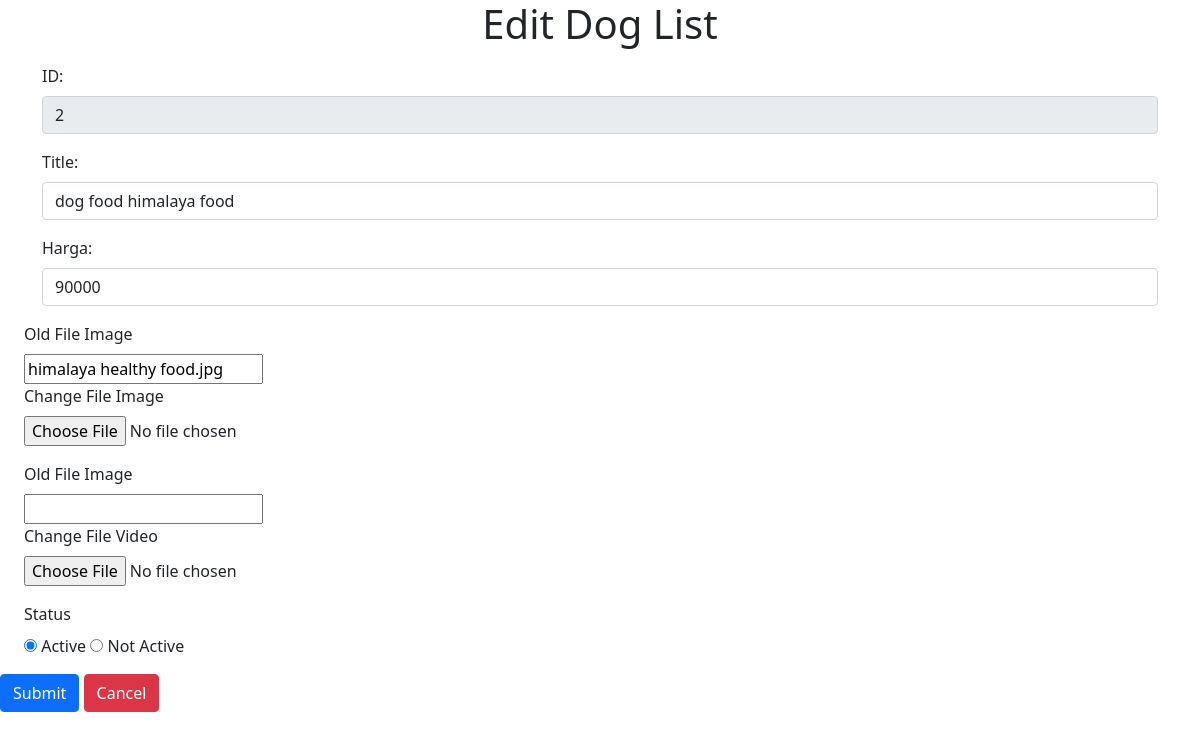
Page /edit_dog_list.php?id=2 on the committed database.
### tables this page shows
CREATE TABLE `tb_dog` (
  `id` int(4) NOT NULL,
  `title` varchar(80) DEFAULT NULL,
  `harga` float DEFAULT NULL,
  `file_image` varchar(80) DEFAULT NULL,
  `file_video` varchar(80) DEFAULT NULL,
  `flag_active` tinyint(1) DEFAULT 1 COMMENT '1=Active |0= Not Active '
);

### edit_dog_list.php (the view, shortened to what this page needs)
<!DOCTYPE html>
<html>
<head>
  <link href="https://cdn.jsdelivr.net/npm/bootstrap@5.1.3/dist/css/bootstrap.min.css" rel="stylesheet">
</head>
<body>
<?php
      require_once "connection.php";
   ?>
<?php
   $id = $_GET['id'];
	    $sSQL=" select * from tb_dog where id='$id' limit 1";
		$result= mysqli_query($conn,$sSQL);
		if (mysqli_num_rows($result)>0)
		{
		    while($row= mysqli_fetch_assoc($result))
			{
		           $id = $row['id'];
				   $harga= $row['harga'];
				   $file_image = $row['file_image'];
				   $file_video = $row['file_video'];
				   $flag_active = $row['flag_active'];
				   $title = $row['title'];
		    }
	     }
?>
<div class="container">
<h1 class="text-center"> Edit Dog List </h1>
<form action="save_edit_dog.php" method="post" enctype="multipart/form-data">
  <div class="mb-3 mt-3">
    <label for="title" class="form-label">ID:</label>
    <input type="text" class="form-control" id="id" name="id" value="<?php echo $id;?>" readonly>
  </div>
  <div class="mb-3 mt-3">
    <label for="title" class="form-label">Title:</label>
    <input type="text" class="form-control" id="title" name="title" placeholder="Enter title" value="<?php echo $title;?>">
  </div>
  <div class="mb-3 mt-3">
    <label for="harga" class="form-label">Harga:</label>
    <input type="text" class="form-control" id="harga" name="harga" placeholder="Enter Price" name="email" value="<?php echo $harga?>">
  </div>
  </div>
  <div class="form-check mb-3">
    <label for="old_file_image" class="form-label">Old File Image</label><br>
    <input readonly type="text" name="old_file_image" value="<?php echo $file_image;?>"> <br>
    <label for="fileToUpload" class="form-label">Change File Image</label><br>
	<input type="file" name="fileToUpload" id="fileToUpload">
  </div>
  <div class="form-check mb-3">
  <label for="old_file_product" class="form-label">Old File Image</label><br>
    <input type="text" name="old_file_video" value="<?php echo $file_video;?>"readonly> <br>
    <label for="fileToUploadVideo" class="form-label">Change File Video</label><br>
	<input type="file" name="fileToUploadVideo" id="fileToUploadVideo">
  </div>
   <div class="form-check mb-3">
       <label for="status" class="form-label">Status</label><br>
	    <?php
	    if ($flag_active=='1')
		{
	  ?>
	  <input type="radio" id="status" name="status" value="1" checked="checked"> Active
  	  <input type="radio" id="status" name="status" value="0"> Not Active
	   <?php
	      }
		  else
		  {
		?>
		      <input type="radio" id="status" name="status" value="1"> Active
  	  <input type="radio" id="status" name="status" value="0" checked="checked"> Not Active
	  <?php
		  }
	   ?>
   </div>
  <button type="submit" class="btn btn-primary">Submit</button>
  <a href="dog_list.php"><button type="button" class="btn  btn-danger">Cancel</button></a>
</body>
</html>

### rows in the picture
tb_dog: id "2", title "dog food himalaya food", harga "90000", old_file_image "himalaya healthy food.jpg"
